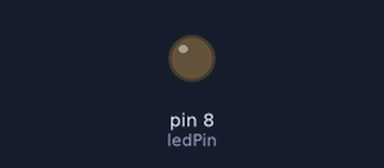
A sketch run on a simulated Arduino Uno, built with avr-gcc and run on an emulated ATmega328P. Shown: output pins drawn as LEDs (lit = HIGH).

Above: at 6.4 s.
At 25.6 s:
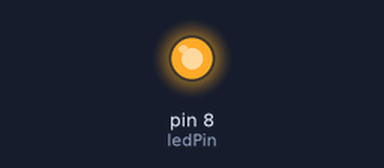
Timing chart, 0 to 66.6 s (numbered marks = the images above):
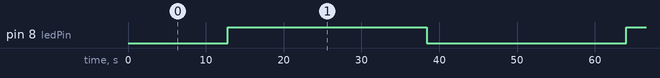

The sketch:

02-Encender_Apagar_Led_Variado_PWM.ino
```cpp
//----------------------------------------------------------------------------------------------------------------------------------//
// Encendido y apagado de diodo led por pulso PWM.
const int ledPin = 8; // Define la variable constante entera para el número de pin seleccionado a usar.

void setup() {
  pinMode(ledPin, OUTPUT); // Define la configuración del pin mediante el contenedor del pin y el estado I/O
}

// Dentro del bucle se crea un ciclo de tipo for con un contador que varia el PWM
void loop() {
  // Inicio del bucle for.
  for (int i = 0; i <= 255; i++){
    analogWrite(ledPin, i); // Toma el pin seleccionado y envia el contenido de i al pin de salida.
    delay(100); // crea un retrazo de 100 mili segundos para poder observar mejor en el ociloscopio.
  }

// Este ciclo es el mismo que el de arriba pero invertido para pasar de 255 a 0.
  for (int i = 255; i >=0; i--){
    analogWrite(ledPin, i); // Toma el pin seleccionado y envia el contenido de i al pin de salida.
    delay(100); // crea un retrazo de 100 mili segundos para poder observar mejor en el ociloscopio.
  }

}

// DOCUMENTACION:
//----------------------------------------------------------------------------------------------------------------------------------//
// Este código está creado con la intención de poder ver en el osciloscopio la señal del PWM, de  esta forma  se puede ver y  apreciar
// como se puede variar o mejor dicho como se varía desde un bucle for.
//
// Doy inicio al código creando una variable global de tipo constante entera para definir el pin que usaré para el resto del  proyecto
// y de esta forma asegurar que no se mueva o lo cambie por accidente con alguna variable u otro número.
//
//const int ledPin = 8;
//
// Dentro de setup se debe lanzar la configuración inicial,  es  decir que  en  este  bloque se  configura  el inicio del Arduino y se
// establece la comunicación con el exterior, para eso se usa.
//
// pinMode(ledPin, OUTPUT);
//
// Que es una función y normalmente se usa con 2 parámetros, el primero es el número del pin donde se aplicara el estado sea entrada o
// salida I/O y finalmente el estado, en este caso no se usó un número sino una variable constante  entera global  declarada al inicio
// del programa, donde ledPin es el número del pin a usar y configurado en setup y OUTPUT indica que ese pin será de tipo salida PWM.
//
// Dentro del bucle primario, es decir (loop), se crean 2 bucles for, con la intención de hacer que la señal PWM, pueda variar y  este
// apague y encienda el led y su luminosidad de la siguiente forma.
//
// Primero se crea el bucle for, y se le da un contador de tipo entero que es igual a 0 para que indie desde cero, después se le da la
// condición y es que mientras ese contador llamado i, sea menor o igual a 255 el bucle seguirá en ejecución y finalmente se le inicia
// que el contador debe subir 1 con i++.
//
// for (int i = 0; i <= 255; i++)
//
// Esto hace que cada vez que la condición no se cumpla, entonces suba el valor de i hasta llegar a 255 y romper el ciclo for.
//
// Al aumentar 1 vez el ciclo for se ejecutan las instrucciones que están  dentro del  mismo en el  orden en el que  se escribieron  y
// después regresa al ciclo y suma otro y ejecuta de nuevo hasta que el bucle se rompa al completar la condición.
//
// Los ejecutables son:
//
// analogWrite(ledPin, i);
// delay(100);
//
// Donde analogWrite es la función encargada de escribir cambios en tiempo real sobre el pin seleccionado, este pide 2 parámetros,  el
// número de pin seleccionado y el dato que va a imprimir o escribir, entonces esta función dice que escribirá en el pin número 8  los
// datos enteros guardados en la variable i que es el contador y ese es el PWM que va a variar gracias  a ese valor, después hace  una
// espera de 100 milis segundos para verlo correctamente en el osciloscopio, finalmente el bucle siguiente hace lo contrario, es decir
// este primer bucle va de 0 a 255 y cuando este se rompe ya no hay más que hacer y entra en  el segundo for, haciendo que la variable
// quede en 255 y el segundo for indica que si la variable i está en 255 entonces le reste 1 y escriba los cambios sobre el PWM  hasta
// finalizar el ciclo.
//
//By ElizaldeStar
```

Measured:
- by itself, pin 8 (ledPin): alternates HIGH for 25.6 s and LOW for 25.6 s
